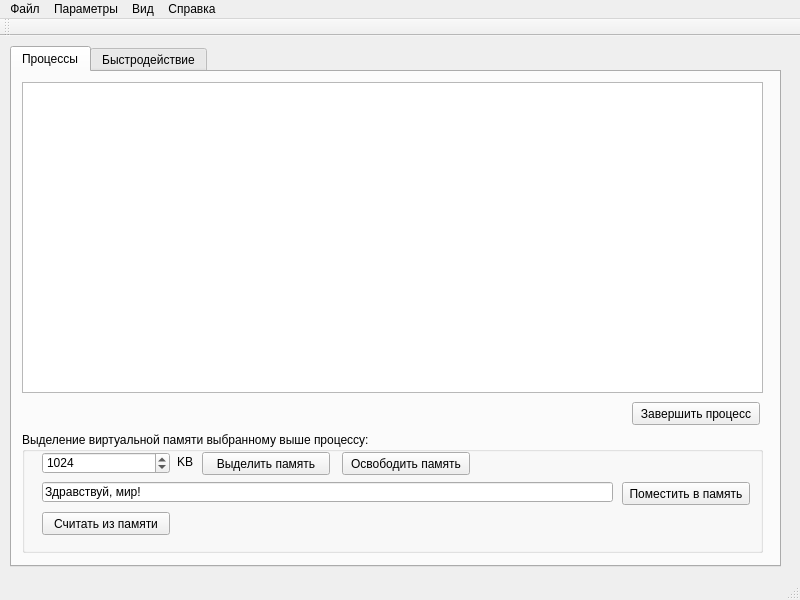
<?xml version="1.0" encoding="UTF-8"?>
<ui version="4.0">
 <class>MainWindow</class>
 <widget class="QMainWindow" name="MainWindow">
  <property name="geometry">
   <rect>
    <x>0</x>
    <y>0</y>
    <width>800</width>
    <height>600</height>
   </rect>
  </property>
  <property name="windowTitle">
   <string>Программа-диспетчер для ОС Windows</string>
  </property>
  <widget class="QWidget" name="centralWidget">
   <widget class="QTabWidget" name="tabWidget">
    <property name="geometry">
     <rect>
      <x>10</x>
      <y>10</y>
      <width>771</width>
      <height>521</height>
     </rect>
    </property>
    <property name="sizePolicy">
     <sizepolicy hsizetype="Expanding" vsizetype="Expanding">
      <horstretch>0</horstretch>
      <verstretch>0</verstretch>
     </sizepolicy>
    </property>
    <property name="sizeIncrement">
     <size>
      <width>0</width>
      <height>0</height>
     </size>
    </property>
    <property name="currentIndex">
     <number>0</number>
    </property>
    <widget class="QWidget" name="tabProcesses">
     <attribute name="title">
      <string>Процессы</string>
     </attribute>
     <widget class="QTableView" name="tableViewProcesses">
      <property name="geometry">
       <rect>
        <x>10</x>
        <y>10</y>
        <width>741</width>
        <height>311</height>
       </rect>
      </property>
      <property name="selectionMode">
       <enum>QAbstractItemView::SingleSelection</enum>
      </property>
      <property name="selectionBehavior">
       <enum>QAbstractItemView::SelectRows</enum>
      </property>
     </widget>
     <widget class="QPushButton" name="pushButtonKillProcess">
      <property name="geometry">
       <rect>
        <x>620</x>
        <y>330</y>
        <width>128</width>
        <height>23</height>
       </rect>
      </property>
      <property name="text">
       <string>Завершить процесс</string>
      </property>
     </widget>
     <widget class="QGroupBox" name="groupBoxVirtualMemoryManagement">
      <property name="geometry">
       <rect>
        <x>10</x>
        <y>360</y>
        <width>741</width>
        <height>121</height>
       </rect>
      </property>
      <property name="title">
       <string>Выделение виртуальной памяти выбранному выше процессу:</string>
      </property>
      <widget class="QLabel" name="labelDataFromMemory">
       <property name="geometry">
        <rect>
         <x>160</x>
         <y>80</y>
         <width>561</width>
         <height>21</height>
        </rect>
       </property>
       <property name="text">
        <string/>
       </property>
      </widget>
      <widget class="QPushButton" name="pushButtonWriteToMemory">
       <property name="geometry">
        <rect>
         <x>600</x>
         <y>50</y>
         <width>128</width>
         <height>23</height>
        </rect>
       </property>
       <property name="text">
        <string>Поместить в память</string>
       </property>
      </widget>
      <widget class="QPushButton" name="pushButtonFreeMemory">
       <property name="geometry">
        <rect>
         <x>320</x>
         <y>20</y>
         <width>128</width>
         <height>23</height>
        </rect>
       </property>
       <property name="text">
        <string>Освободить память</string>
       </property>
      </widget>
      <widget class="QLineEdit" name="lineEditUserDataForMemory">
       <property name="geometry">
        <rect>
         <x>20</x>
         <y>50</y>
         <width>571</width>
         <height>20</height>
        </rect>
       </property>
       <property name="text">
        <string>Здравствуй, мир!</string>
       </property>
      </widget>
      <widget class="QSpinBox" name="spinBoxMemorySize">
       <property name="geometry">
        <rect>
         <x>20</x>
         <y>20</y>
         <width>128</width>
         <height>22</height>
        </rect>
       </property>
       <property name="suffix">
        <string/>
       </property>
       <property name="maximum">
        <number>999999999</number>
       </property>
       <property name="value">
        <number>1024</number>
       </property>
      </widget>
      <widget class="QPushButton" name="pushButtonReadFromMemory">
       <property name="geometry">
        <rect>
         <x>20</x>
         <y>80</y>
         <width>128</width>
         <height>23</height>
        </rect>
       </property>
       <property name="text">
        <string>Считать из памяти</string>
       </property>
      </widget>
      <widget class="QPushButton" name="pushButtonAllocMemory">
       <property name="geometry">
        <rect>
         <x>180</x>
         <y>20</y>
         <width>128</width>
         <height>23</height>
        </rect>
       </property>
       <property name="text">
        <string>Выделить память</string>
       </property>
      </widget>
      <widget class="QLabel" name="label">
       <property name="geometry">
        <rect>
         <x>155</x>
         <y>22</y>
         <width>21</width>
         <height>16</height>
        </rect>
       </property>
       <property name="text">
        <string>KB</string>
       </property>
      </widget>
     </widget>
    </widget>
    <widget class="QWidget" name="tabPerformance">
     <attribute name="title">
      <string>Быстродействие</string>
     </attribute>
     <widget class="QGroupBox" name="groupBoxPhysicalMemory">
      <property name="geometry">
       <rect>
        <x>20</x>
        <y>20</y>
        <width>271</width>
        <height>101</height>
       </rect>
      </property>
      <property name="title">
       <string>Физическая память (МБ)</string>
      </property>
      <widget class="QLabel" name="labelPhysicalMemoryTotalTitle">
       <property name="geometry">
        <rect>
         <x>20</x>
         <y>30</y>
         <width>47</width>
         <height>13</height>
        </rect>
       </property>
       <property name="text">
        <string>Всего</string>
       </property>
      </widget>
      <widget class="QLabel" name="labelPhysicalMemoryTotal">
       <property name="geometry">
        <rect>
         <x>90</x>
         <y>30</y>
         <width>161</width>
         <height>20</height>
        </rect>
       </property>
       <property name="text">
        <string/>
       </property>
      </widget>
      <widget class="QLabel" name="labelPhysicalMemoryAvailableTitle">
       <property name="geometry">
        <rect>
         <x>20</x>
         <y>60</y>
         <width>51</width>
         <height>16</height>
        </rect>
       </property>
       <property name="text">
        <string>Доступно</string>
       </property>
      </widget>
      <widget class="QLabel" name="labelPhysicalMemoryAvailable">
       <property name="geometry">
        <rect>
         <x>90</x>
         <y>60</y>
         <width>161</width>
         <height>16</height>
        </rect>
       </property>
       <property name="text">
        <string/>
       </property>
      </widget>
     </widget>
    </widget>
   </widget>
  </widget>
  <widget class="QMenuBar" name="menuBar">
   <property name="geometry">
    <rect>
     <x>0</x>
     <y>0</y>
     <width>800</width>
     <height>21</height>
    </rect>
   </property>
   <widget class="QMenu" name="menuFile">
    <property name="title">
     <string>Файл</string>
    </property>
    <addaction name="actionFileNewProcess"/>
    <addaction name="separator"/>
    <addaction name="actionFileClose"/>
   </widget>
   <widget class="QMenu" name="menuOptions">
    <property name="title">
     <string>Параметры</string>
    </property>
    <addaction name="actionAlwaysOnTop"/>
   </widget>
   <widget class="QMenu" name="menuView">
    <property name="title">
     <string>Вид</string>
    </property>
    <addaction name="action_ViewRefresh"/>
   </widget>
   <widget class="QMenu" name="menuHelp">
    <property name="title">
     <string>Справка</string>
    </property>
    <addaction name="actionHelpAbout"/>
   </widget>
   <addaction name="menuFile"/>
   <addaction name="menuOptions"/>
   <addaction name="menuView"/>
   <addaction name="menuHelp"/>
  </widget>
  <widget class="QToolBar" name="mainToolBar">
   <attribute name="toolBarArea">
    <enum>TopToolBarArea</enum>
   </attribute>
   <attribute name="toolBarBreak">
    <bool>false</bool>
   </attribute>
  </widget>
  <widget class="QStatusBar" name="statusBar"/>
  <action name="actionFileClose">
   <property name="text">
    <string>Завершение программы-диспетчера</string>
   </property>
  </action>
  <action name="actionHelpAbout">
   <property name="text">
    <string>О программе</string>
   </property>
  </action>
  <action name="action_ViewRefresh">
   <property name="text">
    <string>Обновить</string>
   </property>
   <property name="shortcut">
    <string>F5</string>
   </property>
  </action>
  <action name="actionFileNewProcess">
   <property name="text">
    <string>Новый процесс</string>
   </property>
  </action>
  <action name="actionAlwaysOnTop">
   <property name="checkable">
    <bool>true</bool>
   </property>
   <property name="text">
    <string>Поверх остальных окон</string>
   </property>
  </action>
 </widget>
 <layoutdefault spacing="6" margin="11"/>
 <resources/>
 <connections/>
</ui>
